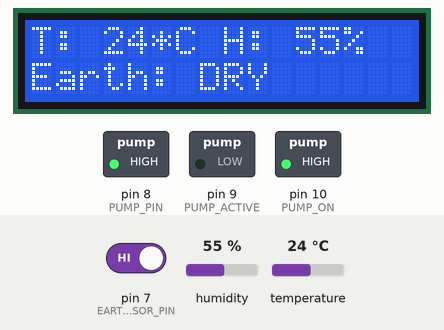
Bench run of a sketch on a simulated Arduino Uno, built with avr-gcc and run on an emulated ATmega328P. Shown: 16×2 character LCD, switched loads named in the sketch (green lamp = pin HIGH). The test bench sets the inputs (shaded band); at power-on: pin 7 (EARTH_SENSOR_PIN) HIGH, humidity 55 %, temperature 24 °C.

Above: at 1.2 s.
1.3 s: pin 7 (EARTH_SENSOR_PIN) driven LOW
At 1.9 s:
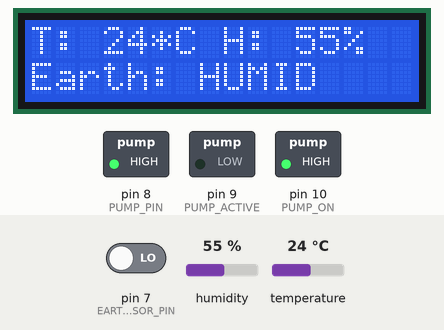
2.8 s: humidity set to 22 %
At 5.6 s:
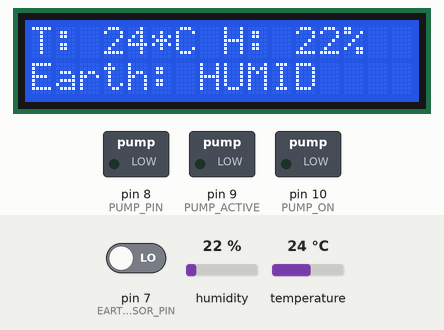
5.8 s: pin 7 (EARTH_SENSOR_PIN) driven HIGH
At 7.0 s:
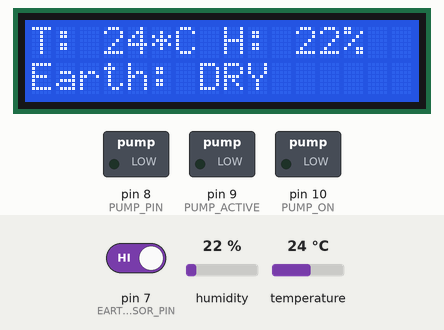
7.3 s: temperature set to 12 °C
At 8.0 s:
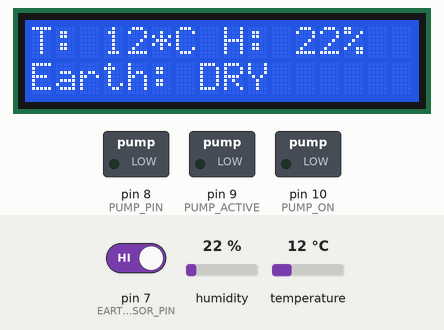
8.8 s: humidity set to 40 %
At 10.0 s:
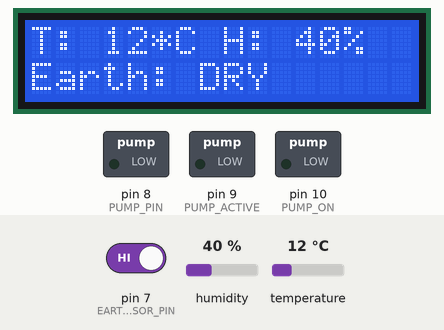
10.3 s: temperature set to 19 °C
At 11.1 s:
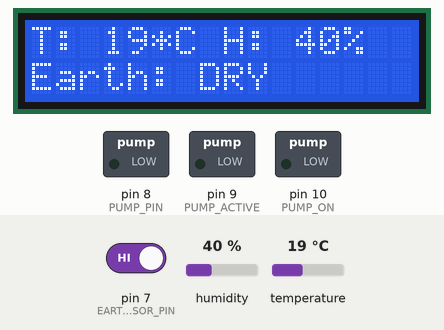
Timing chart, 0 to 31.0 s (numbered marks = the images above; inputs shaded):
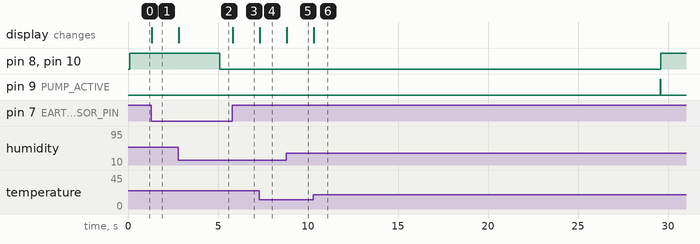

The sketch:

watering.ino
```cpp
#include <SimpleDHT.h>
#include <LiquidCrystal.h>

#define AIR_SENSOR_PIN 6
#define EARTH_SENSOR_PIN 7
#define PUMP_PIN 8
#define PUMP_ACTIVE 9
#define PUMP_ON 10

SimpleDHT11 air_sensor;
LiquidCrystal lcd(12, 13, 2, 3, 4, 5);

const unsigned long pump_on_delay = 5000UL; //pump 5 seconds on
const unsigned int pump_inactive_delay = 90000UL; //pump disabled for 15 minutes
unsigned long pump_deactivation_timestamp;
unsigned long pump_switch_on_timestamp;
unsigned long elapsed_from_deactivation;
unsigned long elapsed_from_switch_on;
byte air_temperature;
byte air_humidity;
bool earth_is_humid;
bool pump_active;
bool pump_on;

void print_air_data(){
  lcd.setCursor(0, 0);
  lcd.print("T: ");
  lcd.print(air_temperature);
  lcd.print("*C H: ");
  lcd.print(air_humidity);
  lcd.print("%");
}

void print_earth_data(){
  lcd.setCursor(0, 1);
  lcd.print("Earth: ");
  if(earth_is_humid)
    lcd.print("HUMID");
  else
    lcd.print("DRY  "); //need spaces to cover previous message if earth was humid
}

void read_air_conditions(){
  air_sensor.read(AIR_SENSOR_PIN, &air_temperature, &air_humidity, NULL);
}

void read_earth_conditions(){
  earth_is_humid = !digitalRead(EARTH_SENSOR_PIN);
}

void switch_pump_on(){
  // switches pump on and saves timestamp of this action
  // deactivation to prevent reentering this function
  pump_on = true;
  pump_active = false;
  digitalWrite(PUMP_PIN, pump_on);
  pump_switch_on_timestamp = millis();
  elapsed_from_switch_on = 0;
}

void switch_pump_off_and_deactivate(){
  pump_on = false;
  pump_active = false;
  digitalWrite(PUMP_PIN, pump_on);
  pump_deactivation_timestamp = millis();
  elapsed_from_deactivation = 0;
}

void handle_pump(){
  // switch pump on only if it's active and earth is dry
  if(pump_active){
    if(!earth_is_humid){
      switch_pump_on();
    }
  }
  else{
    // switch off and deactivate pump if pump_on_delay elapsed
    if(pump_on){
      elapsed_from_switch_on = millis() - pump_switch_on_timestamp;
      if(elapsed_from_switch_on > pump_on_delay)
        switch_pump_off_and_deactivate();
    }
    else{
      elapsed_from_deactivation = millis() - pump_deactivation_timestamp;
      if(elapsed_from_deactivation > pump_inactive_delay)
        pump_active = true;
    }
  }
}

void setup() {
  // lcd
  lcd.begin(16, 2);
  // air
  pinMode(EARTH_SENSOR_PIN, INPUT);
  air_temperature = 0;
  air_temperature = 0;
  // pump
  pinMode(PUMP_PIN, OUTPUT);
  pump_active = true;
  pump_on = false;
  pump_deactivation_timestamp = 0;
  pump_switch_on_timestamp = 0;
  // debug
  pinMode(PUMP_ACTIVE, OUTPUT);
  pinMode(PUMP_ON, OUTPUT);
}

void loop() {
  read_air_conditions();
  read_earth_conditions();

  print_air_data();
  print_earth_data();

  handle_pump();
  digitalWrite(PUMP_ON, pump_on);
  digitalWrite(PUMP_ACTIVE, pump_active);
}
```

Measured:
- after the input at 1.3 s, the display: changes at once (image 1)
- after the input at 2.8 s, the display: changes at once (image 2)
- after the input at 5.8 s, the display: changes at once (image 3)
- after the input at 7.3 s, the display: changes at once (image 4)
- after the input at 8.8 s, the display: changes at once (image 5)
- after the input at 10.3 s, the display: changes at once (image 6)
